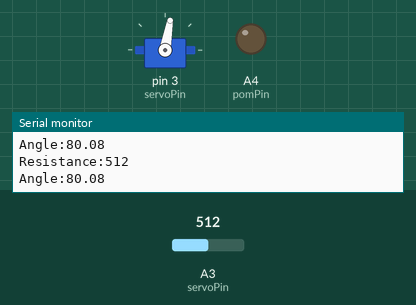
Simulated run of this sketch. Board: Arduino Uno, built with avr-gcc and run on an emulated ATmega328P. Shown: servo, output pins drawn as LEDs (lit = HIGH), the last lines printed to the serial monitor. The inputs (shaded band) are chosen by the test bench; at power-on: A3 (servoPin) = 512.

Above: at 1.2 s.
1.3 s: A3 (servoPin) set to 716
At 2.3 s:
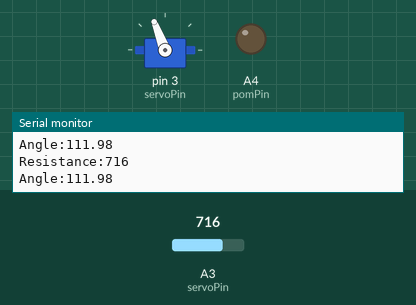
3.0 s: A3 (servoPin) set to 900
At 3.7 s:
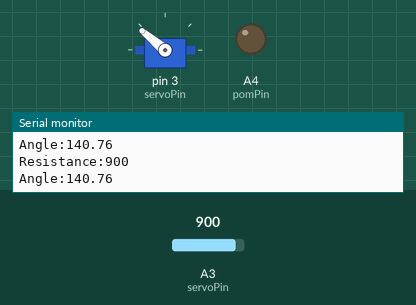
4.5 s: A3 (servoPin) set to 1023
At 5.0 s:
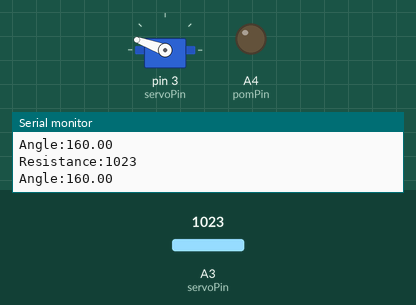
6.0 s: A3 (servoPin) set to 511
At 6.4 s:
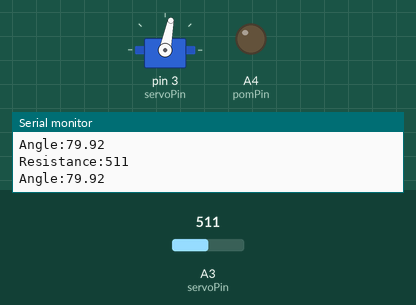
7.5 s: A3 (servoPin) set to 306
At 8.7 s:
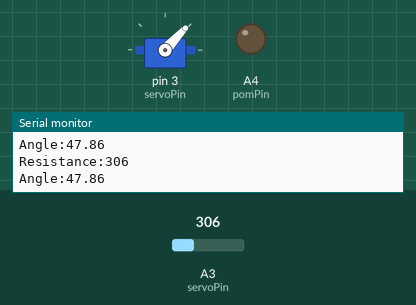
9.0 s: A3 (servoPin) set to 122
At 10.3 s:
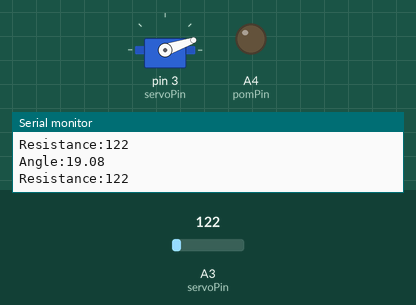
Timing chart, 0 to 11.5 s (numbered marks = the images above; inputs shaded):
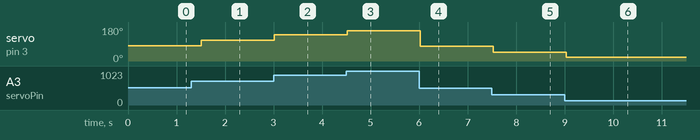

The sketch:

potServo.ino
```cpp
#include <Servo.h>

int pomPin   =  A4;
int servoPin =  3;
int dt       = 250;

float angle;
int   pomVal;
Servo myServo;
void setup() {
  // put your setup code here, to run once:

    Serial.begin(9600);
    myServo.attach(servoPin);
    pinMode(pomPin, OUTPUT);
    myServo.write(0);
}

void loop() {
  // put your main code here, to run repeatedly:

  pomVal = analogRead(servoPin);
  Serial.print("Resistance:");
  Serial.println(pomVal);
  angle  = (160.0/ 1023.0) * pomVal;
  Serial.print("Angle:");
  Serial.println(angle);
  myServo.write(angle);

  delay(dt);

}
```

Measured:
- after the input at 1.3 s, servo on pin 3 (servoPin): 80° → 111° after 0.21 s
- after the input at 3.0 s, servo on pin 3 (servoPin): 111° → 140° at once
- after the input at 4.5 s, servo on pin 3 (servoPin): 140° → 160° at once
- after the input at 6.0 s, servo on pin 3 (servoPin): 160° → 79° at once
- after the input at 7.5 s, servo on pin 3 (servoPin): 79° → 47° at once
- after the input at 9.0 s, servo on pin 3 (servoPin): 47° → 19° at once
